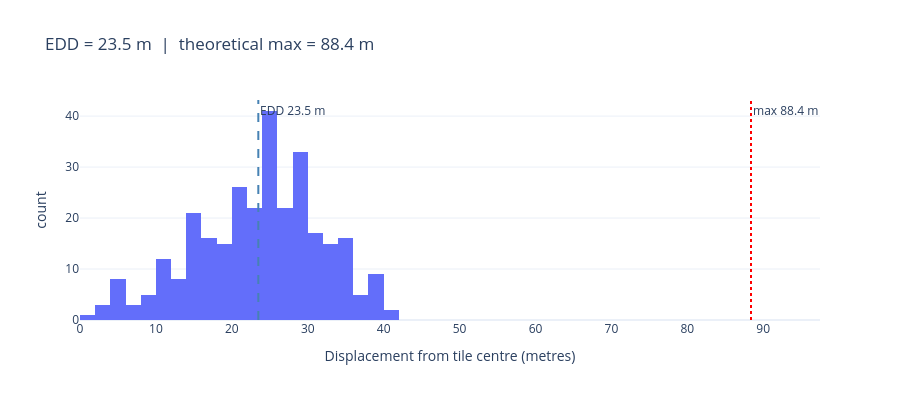

The notebook cell this image was saved under:
### Markdown cell above
### EDD — Expected Displacement Distance

`edd(tile_centers, display_coords)` measures the mean distance from each shuffled tile centre to its jittered display pin.  
Jitter draws uniformly from [−J, +J] per axis, so the expected displacement is J · √(2/3) ≈ 0.82 J, and the hard maximum is J√2.

### Code cell
edd_val = edd(tile_centers, display_coords)
displacements = [
    haversine_m(t[0], t[1], d[0], d[1])
    for t, d in zip(tile_centers, display_coords)
]
max_diag = J * 2 ** 0.5

fig = px.histogram(
    x=displacements, nbins=30,
    labels={'x': 'Displacement from tile centre (metres)', 'y': 'Count'},
    title=f'EDD = {edd_val:.1f} m  |  theoretical max = {max_diag:.1f} m',
    template='plotly_white', height=400,
)
fig.add_vline(x=edd_val,  line_dash='dash', line_color='steelblue',
              annotation_text=f'EDD {edd_val:.1f} m')
fig.add_vline(x=max_diag, line_dash='dot',  line_color='red',
              annotation_text=f'max {max_diag:.1f} m')
fig.show()

assert max(displacements) <= max_diag + 1
print(f'EDD = {edd_val:.2f} m   min = {min(displacements):.2f} m   max = {max(displacements):.2f} m')
print('All displacements within theoretical bound: OK')

### Figure 1 — Plotly figure (JSON) as saved in the notebook; plotly's stock layout.template omitted (floating-point values rounded to 4 significant figures; data arrays with more than 128 entries replaced by an {"elided": "..."} marker saying what was removed)
{"data": [{"bingroup": "x", "hovertemplate": "Displacement from tile centre (metres)=%{x}<br>count=%{y}<extra></extra>", "legendgroup": "", "marker": {"color": "#636efa", "pattern": {"shape": ""}}, "name": "", "nbinsx": 30, "orientation": "v", "showlegend": false, "type": "histogram", "x": {"elided": "300 float values"}, "xaxis": "x", "yaxis": "y"}], "layout": {"annotations": [{"showarrow": false, "text": "EDD 23.5 m", "x": 23.49, "xanchor": "left", "xref": "x", "y": 1, "yanchor": "top", "yref": "y domain"}, {"showarrow": false, "text": "max 88.4 m", "x": 88.39, "xanchor": "left", "xref": "x", "y": 1, "yanchor": "top", "yref": "y domain"}], "barmode": "relative", "height": 400, "legend": {"tracegroupgap": 0}, "shapes": [{"line": {"color": "steelblue", "dash": "dash"}, "type": "line", "x0": 23.49, "x1": 23.49, "xref": "x", "y0": 0, "y1": 1, "yref": "y domain"}, {"line": {"color": "red", "dash": "dot"}, "type": "line", "x0": 88.39, "x1": 88.39, "xref": "x", "y0": 0, "y1": 1, "yref": "y domain"}], "title": {"text": "EDD = 23.5 m  |  theoretical max = 88.4 m"}, "xaxis": {"anchor": "y", "domain": [0.0, 1.0], "title": {"text": "Displacement from tile centre (metres)"}}, "yaxis": {"anchor": "x", "domain": [0.0, 1.0], "title": {"text": "count"}}}}
